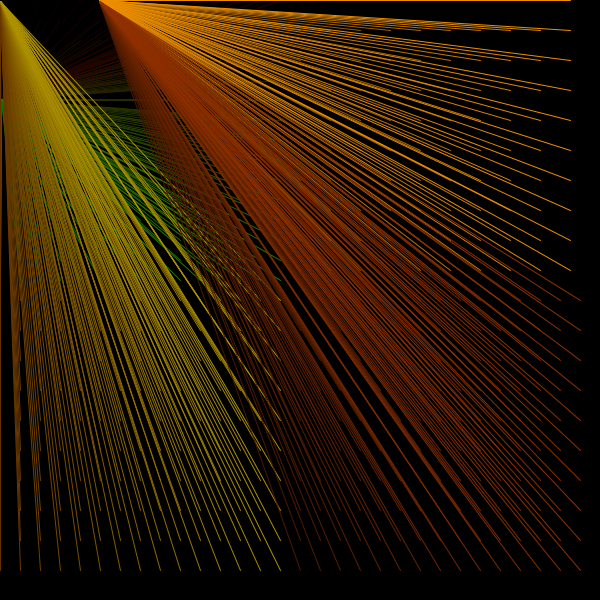
Frame 1 (no input)
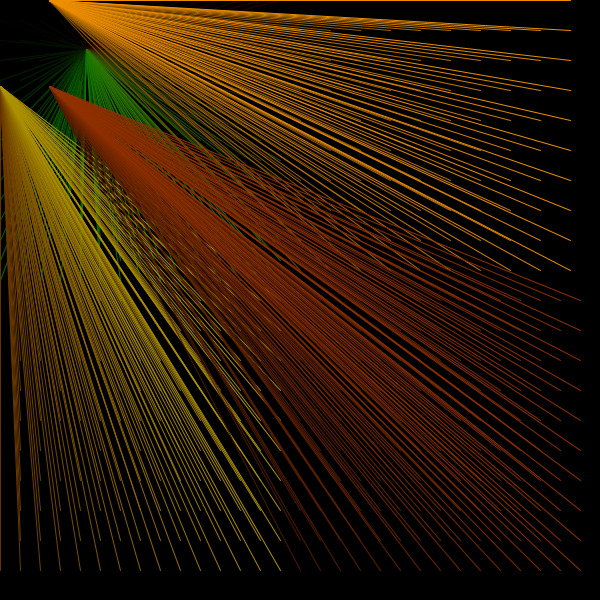
Frame 60 (the mouse pressed at the canvas centre just before this capture)
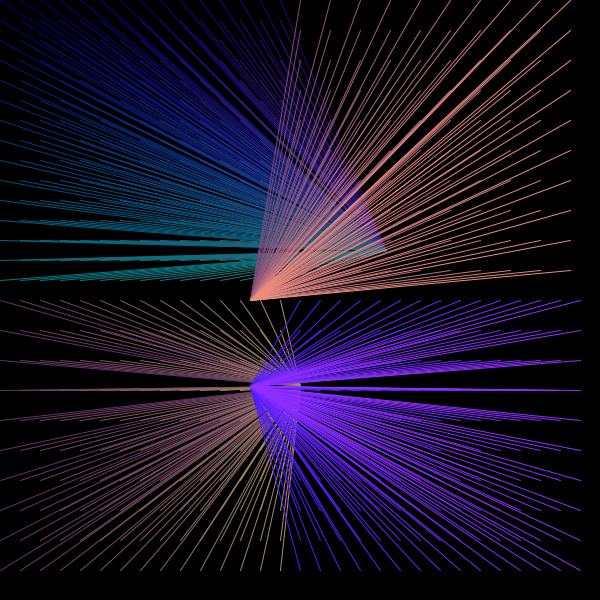
Frame 120 (the mouse held since frame 60 and released just before this capture)

The Processing sketch that drew these frames (run headless with seeded random() and noise(); from frame 60 on, the mouse is pressed at the canvas centre):

// Processing sketch: processing_156833
// ── processing_156833.pde



void setup () {
  size(600, 600);
} 


void draw () { 
  background(0);

  for (int i=0; i < width/2; i+=20) { 
    for (int j = 0; j < height/2; j+=20) {
      float r = map(i, 0, width, 0, 100);
      float g = map(j, 0, height, 0, 255);
      float b = map( mouseX, 0, width, 0, 255); 
      color c = color(r, g, b);
      stroke(c);
      line(i, j, mouseX+sin(radians(frameCount))*100, mouseY+cos(radians(frameCount))*100);
    }
  }

  for ( int i=300; i < 600; i+=30) { 
    for (int j=0; j < 300; j+=30) { 
      float r = map(i, 0, width, 0, 250); 
      float g = map (i, 0, height, 0, 150);
      float b = map(mouseX, 0, width, 0, 250);
      color c = color (r, g, b);
      stroke(c);
      line (i, j, mouseX+cos(radians(frameCount))*100, mouseY);//+sin(radians(frameCount))*100);
    }
  }

  for (int i=0; i < 300; i+=20) {
    for (int j=300; j < 600; j+=30) {
      float r = map(i, 0, width, 100, 255); 
      float g = map(i, 0, height, 50, 255);
      float b = map( mouseX, 0, mouseY, 0, 100);
      color c = color(r, g, b);
      stroke(c); 
      line(i, j, mouseX, mouseY+sin(radians(frameCount))*100);
    }
  }
  for (int i=300; i < 600; i+=20) {
    for (int j=300; j < 600; j+=30) {
      float r = map(i, 0, width, 0, 150); 
      float g = map(i, 0, height, 0, 50);
      float b = map( mouseX, 0, mouseY, 0, 255);
      color c = color(r, g, b);
      stroke(c); 
     line(i, j, mouseX+cos(radians(frameCount))*100, mouseY+sin(radians(frameCount))*100);
    }
  }


}
